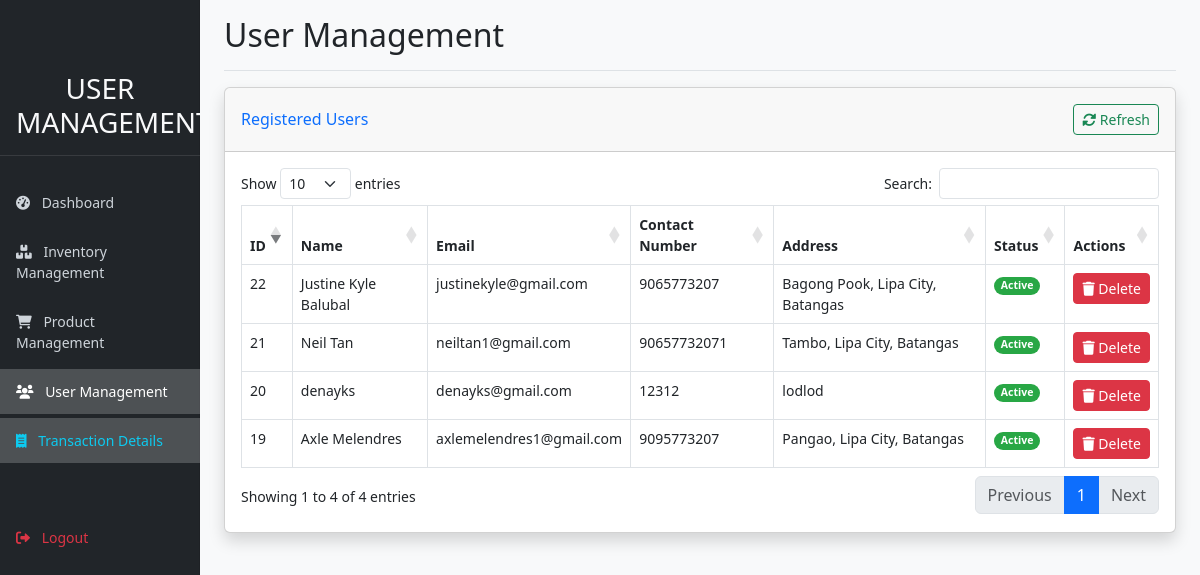
The app's page /PHP/UserManagement.php with its own data.
### tables this page shows
CREATE TABLE `users` (
  `user_id` int(11) NOT NULL,
  `name` varchar(100) DEFAULT NULL,
  `email` varchar(255) DEFAULT NULL,
  `password` varchar(255) NOT NULL,
  `contact_number` bigint(20) DEFAULT NULL,
  `address` varchar(255) DEFAULT NULL,
  `status` varchar(20) DEFAULT 'active',
  `last_login` datetime DEFAULT NULL,
  `logged_in` tinyint(1) DEFAULT 0
);

### PHP/UserManagement.php (the view, shortened to what this page needs)
<?php
$database = new Database();
$pdo = $database->getConnection();
$query = "SELECT * FROM users ORDER BY user_id DESC";
$stmt = $pdo->query($query);
$users = $stmt->fetchAll(PDO::FETCH_ASSOC);
?>
<!DOCTYPE html>
<html lang="en">
<head>
    <link href="https://cdn.jsdelivr.net/npm/bootstrap@5.3.0-alpha1/dist/css/bootstrap.min.css" rel="stylesheet">
    <link rel="stylesheet" href="https://cdnjs.cloudflare.com/ajax/libs/font-awesome/6.0.0/css/all.min.css">
    <link rel="stylesheet" href="https://cdn.datatables.net/1.11.5/css/dataTables.bootstrap5.min.css">
    <link rel="stylesheet" href="../CSS/UserManagement.css">
</head>
<body>
    <div class="container-fluid">
        <div class="row">
            <nav id="sidebar" class="col-md-3 col-lg-2 d-md-block bg-dark sidebar collapse">
                <div class="position-sticky pt-3">
                    <div class="sidebar-header mb-4">
                        <h3 class="text-light text-center">USER MANAGEMENT</h3>
                    </div>
                    <ul class="nav flex-column">
                        <li class="nav-item">
                            <a class="nav-link" href="AdminDashboard.php">
                                <i class="fas fa-tachometer-alt me-2"></i> Dashboard
                            </a>
                        </li>
                        <li class="nav-item">
                            <a class="nav-link" href="../PHP/InventoryManagement.php">
                                <i class="fas fa-boxes me-2"></i> Inventory Management
                            </a>
                        </li>
                        <li class="nav-item">
                            <a class="nav-link" href="../PHP/ProductManagement.php">
                                <i class="fas fa-shopping-cart me-2"></i> Product Management
                            </a>
                        </li>
                        <li class="nav-item">
                            <a class="nav-link active" href="#">
                                <i class="fas fa-users me-2"></i> User Management
                            </a>
                        </li>
                        <li class="nav-item">
                        <a class="nav-link active text-info" href="TransactionDetails.php">
                            <i class="fas fa-receipt me-2"></i>
                            Transaction Details
                        </a>
                    </li>
                        <li class="nav-item mt-5">
                            <a class="nav-link text-danger" href="../HTML/adminLogin.html">
                                <i class="fas fa-sign-out-alt me-2"></i> Logout
                            </a>
                        </li>
                    </ul>
                </div>
            </nav>
            <main class="col-md-9 ms-sm-auto col-lg-10 px-md-4">
                <div class="d-flex justify-content-between flex-wrap flex-md-nowrap align-items-center pt-3 pb-2 mb-3 border-bottom">
                    <h1 class="h2">User Management</h1>
                </div>
                <div class="card shadow mb-4">
                    <div class="card-header py-3 d-flex justify-content-between align-items-center">
                        <h6 class="m-0 font-weight-bold text-primary">Registered Users</h6>
                        <div>
                            <button class="btn btn-sm btn-outline-success" id="refreshTable">
                                <i class="fas fa-sync-alt"></i> Refresh
                            </button>
                        </div>
                    </div>
                    <div class="card-body">
                        <div class="table-responsive">
                            <table class="table table-bordered" id="usersTable" width="100%" cellspacing="0">
                                <thead>
                                    <tr>
                                        <th>ID</th>
                                        <th>Name</th>
                                        <th>Email</th>
                                        <th>Contact Number</th>
                                        <th>Address</th>
                                        <th>Status</th>
                                        <th>Actions</th>
                                    </tr>
                                </thead>
                                <tbody>
                                    <?php foreach ($users as $user): ?>
                                        <tr data-user-id="<?= htmlspecialchars($user['user_id']) ?>">
                                            <td><?= htmlspecialchars($user['user_id']) ?></td>
                                            <td><?= htmlspecialchars($user['name']) ?></td>
                                            <td><?= htmlspecialchars($user['email']) ?></td>
                                            <td><?= htmlspecialchars($user['contact_number'] ?? 'N/A') ?></td>
                                            <td><?= htmlspecialchars($user['address'] ?? 'N/A') ?></td>
                                            <td>
                                                <?php
                                                $status = $user['status'] ?? 'active';
                                                $badgeClass = $status === 'banned' ? 'badge-banned' : 'badge-active';
                                                ?>
                                                <span class="badge rounded-pill <?= $badgeClass ?>"><?= ucfirst($status) ?></span>
                                            </td>
                                            <td class="action-buttons">
                                                <button class="btn btn-sm btn-danger delete-user" data-user-id="<?= $user['user_id'] ?>">
                                                    <i class="fas fa-trash"></i> Delete
                                                </button>
                                            </td>
                                        </tr>
                                    <?php endforeach; ?>
                                </tbody>
                            </table>
                        </div>
                    </div>
                </div>
            </main>
        </div>
    </div>
</body>
</html>

### CSS/UserManagement.css (style rules this page uses)
body { font-size: .875rem; background-color: #f8f9fa; }
.sidebar { position: fixed; top: 0; bottom: 0; left: 0; z-index: 100; padding: 48px 0 0; box-shadow: inset -1px 0 0 rgba(0, 0, 0, .1); height: 100vh; }
.sidebar-header { padding: 0.5rem 1rem; border-bottom: 1px solid rgba(255, 255, 255, 0.1); }
.sidebar .nav-link { font-weight: 500; color: #ced4da; padding: 0.75rem 1rem; margin-bottom: 0.25rem; }
.sidebar .nav-link.active { color: #fff; background-color: rgba(255, 255, 255, 0.2); }
main { margin-left: 16.66667%; }
.badge-active { background-color: #28a745; color: white; }
.action-buttons { white-space: nowrap; }

### records on screen
users: user_id "22", name "Justine Kyle Balubal", email "justinekyle@gmail.com", contact_number "9065773207", address "Bagong Pook, Lipa City, Batangas", status "Active"
users: user_id "21", name "Neil Tan", email "neiltan1@gmail.com", contact_number "90657732071", address "Tambo, Lipa City, Batangas", status "Active"
users: user_id "20", name "denayks", email "denayks@gmail.com", contact_number "12312", address "lodlod", status "Active"
users: user_id "19", name "Axle Melendres", email "axlemelendres1@gmail.com", contact_number "9095773207", address "Pangao, Lipa City, Batangas", status "Active"
